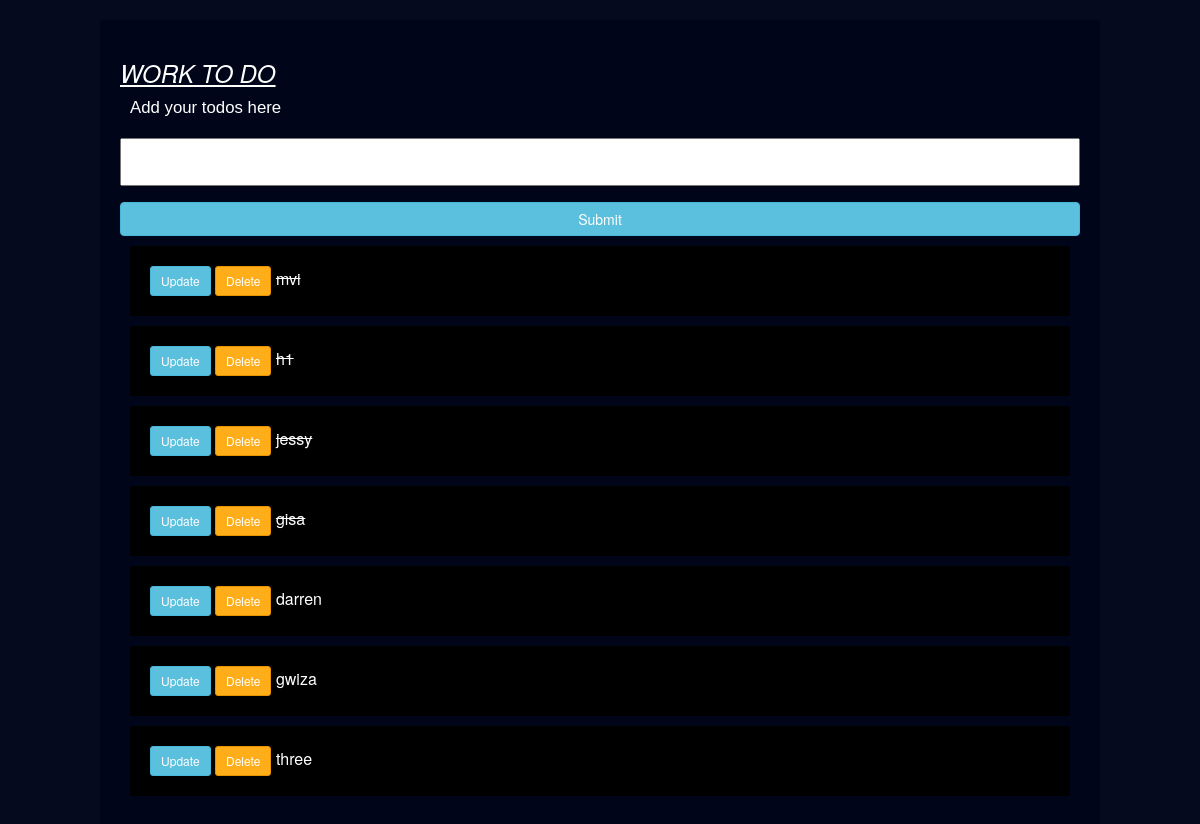
The page / on the database its author committed.
### tasks/models.py (models this page shows)
class Task(models.Model):
    title = models.CharField(max_length = 200)
    complete = models.BooleanField(default=False)
    created = models.DateTimeField(auto_now_add=True)
    def __str__(self):
        return self.title

### tasks/views.py (the view)
# urls.py: path('', views.index , name="list"),
def index(request) :
    tasks = Task.objects.all()
    form = TaskForm()
    if request.method == 'POST' :
        form = TaskForm(request.POST)
        if form.is_valid():
            form.save()
        return redirect('/')
    context = {'tasks':tasks , 'form':form}
    return render(request, 'tasks/index.html', context)

### tasks/forms.py
class TaskForm(forms.ModelForm) :
    class Meta :
        model = Task
        fields = '__all__'

### tasks/templates/tasks/index.html (shortened to what this page needs)
<!DOCTYPE html>
<html lang="en">
<head>
    <link rel="stylesheet" href="http://maxcdn.bootstrapcdn.com/bootstrap/3.3.6/css/bootstrap.min.css">
</head>
<body>
    <div class="center-column">
        <h3><marquee behaviour="left"scroll amount="100"><i><u>WORK TO DO </i></u></i></marquee></h3>
        <p>Add your todos here</p>
        <form method="POST" action "/">
            {{form.title}}
            <input class="btn btn-info" type="submit"name="create Task">
        </form>
        {% for task in tasks %}
            <div class="item-row">
                <a class="btn btn-sm btn-info" href="{% url 'update_task' task.id %}">Update</a>
                <a class="btn btn-sm btn-danger" href="{% url 'delete' task.id %}">Delete</a>
                {% if task.complete == True %}
                    <strike>{{task}}</strike>
                {% else %}
                    <span>{{task}}</span>
                {% endif %}
            </div>
        {% endfor %}
    </div>
</body>
</html>

### tasks/templates/tasks/index.html (style rules this page uses)
body { background-color: #060a1f; }
h3 { color: #fff; }
p { font-size: larger; font-family: 'Franklin Gothic Medium', 'Arial Narrow', Arial, sans-serif; color: #fff; margin: 1rem; }
input { width: 100%; padding: 12px 20px; margin: 8px 0; box-sizing: border-box; }
input::placeholder { color: #d3d3d3; }
.center-column { width: 1000px; margin: 20px auto; padding: 20px; background-color:rgb(1, 5, 26); border-radius: 3px; box-shadow: 6px 2px 30px 0px rgba(0, 0, 0, a0.75); }
.item-row { background-color: black; margin: 10px; padding: 20px; border-radius: 3px; color: #fff; font-size: 16px; box-shadow: 0px -1px 10px -4px rgba(0, 0, 0, a0.75); }
.btn-danger { background-color: #ffae19; border-color: #e59400; }

### rows shown on the page
Task: title "mvi"
Task: title "h1"
Task: title "jessy"
Task: title "gisa"
Task: title "darren"
Task: title "gwiza"
Task: title "three"
